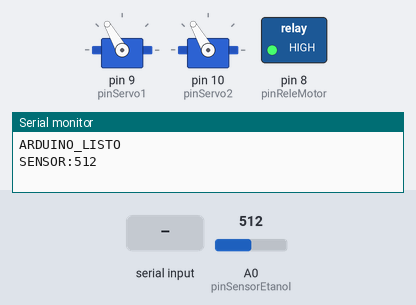
This sketch was run on a simulated Arduino Uno, built with avr-gcc and run on an emulated ATmega328P. Parts: 2 × servo, switched loads named in the sketch (green lamp = pin HIGH), the last lines printed to the serial monitor. The test bench sets the inputs (shaded band); at power-on: A0 (pinSensorEtanol) = 512.

Above: at 2.2 s.
2.3 s: "ACTIVAR_MOTOR\n" received over Serial
At 3.8 s:
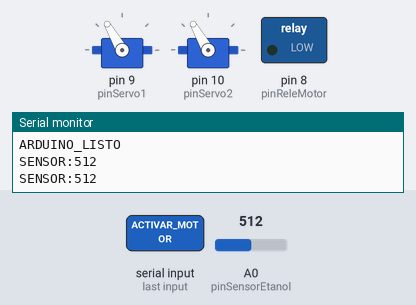
4.5 s: "CERRAR_COMPUERTAS\n" received over Serial
At 5.4 s:
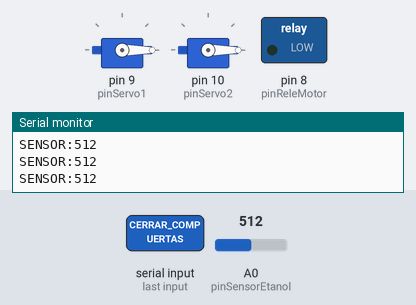
6.5 s: "APAGAR_MOTOR\n" received over Serial
At 8.1 s:
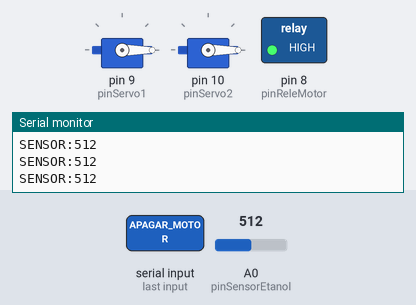
8.5 s: "ABRIR_COMPUERTAS\n" received over Serial
At 9.7 s:
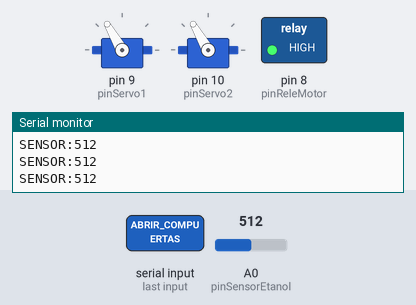
Timing chart, 0 to 11.5 s (numbered marks = the images above; inputs shaded):
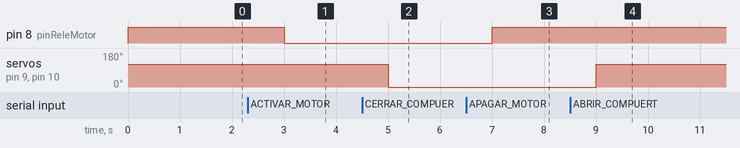

The sketch:

recolector_sketch.ino
```cpp
#include <Servo.h>

//Pines de Conexion.
const int pinSensorEtanol = A0;
const int pinReleMotor = 8;
const int pinServo1 = 9;
const int pinServo2 = 10;

Servo servo1;
Servo servo2;

int valorEtanol = 0;
String comando = "";
const int CERRADA = 0;
const int ABIERTA = 120;

void setup() {
  Serial.begin(9600);

  pinMode(pinReleMotor, OUTPUT);
  digitalWrite(pinReleMotor, HIGH); //Apagado inicial (High por rele comun).

  servo1.attach(pinServo1);
  servo2.attach(pinServo2);

  //Posición inicial de vigilancia.
  servo1.write(ABIERTA);
  servo2.write(ABIERTA);

  delay(1000);
  Serial.println("ARDUINO_LISTO");
}

void loop() {
  //Lectura y envio constante.
  valorEtanol = analogRead(pinSensorEtanol);
  Serial.print("SENSOR:");
  Serial.println(valorEtanol);

  //Escucha de comandos desde Python.
  while (Serial.available()) {
    char c = Serial.read();
    if (c == '\n') {
      procesarComando(comando);
      comando = "";
    } else {
      comando += c;
    }
  }
  delay(2000); //Frecuencia de muestreo.
}

void procesarComando(String cmd) {
  cmd.trim();
  if (cmd == "ACTIVAR_MOTOR") {
    digitalWrite(pinReleMotor, LOW);
  } else if (cmd == "APAGAR_MOTOR") {
    digitalWrite(pinReleMotor, HIGH);
  } else if (cmd == "CERRAR_COMPUERTAS") {
    servo1.write(CERRADA);
    servo2.write(CERRADA);
  } else if (cmd == "ABRIR_COMPUERTAS") {
    servo1.write(ABIERTA);
    servo2.write(ABIERTA);
  }
}
```

Measured:
- after the input at 2.3 s, pin 8 (pinReleMotor): HIGH → LOW after 0.70 s
- after the input at 4.5 s, servo on pin 9 (pinServo1), servo on pin 10 (pinServo2): 120° → 0° after 0.50 s
- after the input at 6.5 s, pin 8 (pinReleMotor): LOW → HIGH after 0.50 s
- after the input at 8.5 s, servo on pin 9 (pinServo1), servo on pin 10 (pinServo2): 0° → 120° after 0.51 s
